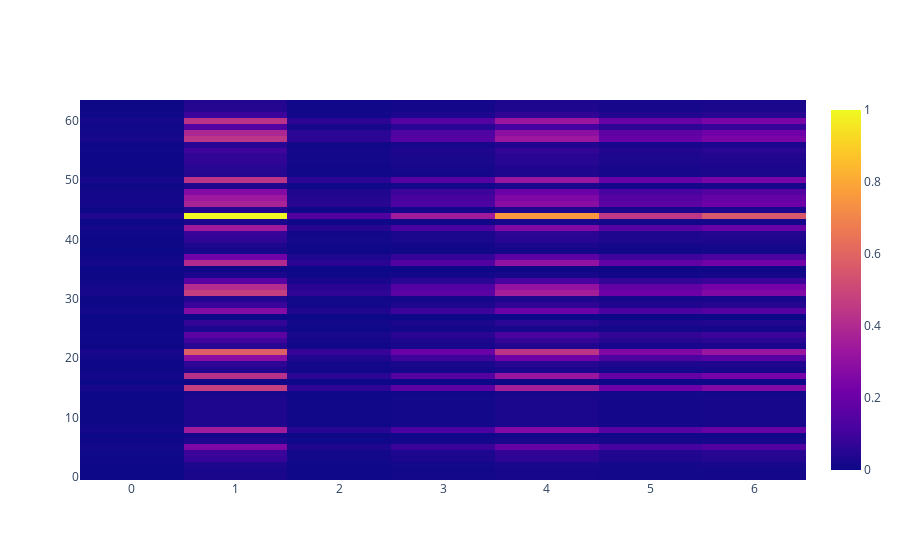

Notebook code for this chart:
### Code cell
fig = go.Figure()
fig.add_trace(go.Heatmap(z = D_plus[110, :, :]))

### Figure 1 — Plotly figure (JSON) as saved in the notebook; plotly's stock layout.template omitted (floating-point values rounded to 4 significant figures; data arrays with more than 128 entries replaced by an {"elided": "..."} marker saying what was removed)
{"data": [{"type": "heatmap", "z": {"elided": "64x7 float values"}}], "layout": {}}
